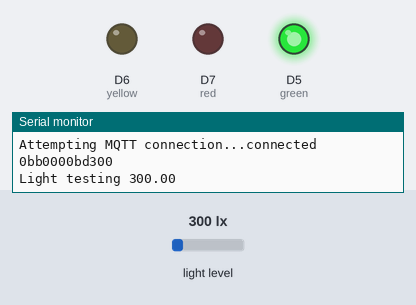
Bench run of a program on a simulated ESP8266 (NodeMCU). On the bench: output pins drawn as LEDs (lit = HIGH), the last lines printed to the serial monitor. The inputs (shaded band) are chosen by the test bench; at power-on: light level 300 lx. WiFi joins after 1.5 s; servers stay silent unless stated; random numbers use the default seed unless the program sets one; no MQTT or app messages arrive unless stated.

Above: at 3.1 s.
3.2 s: light level set to 40 lx
At 4.9 s:
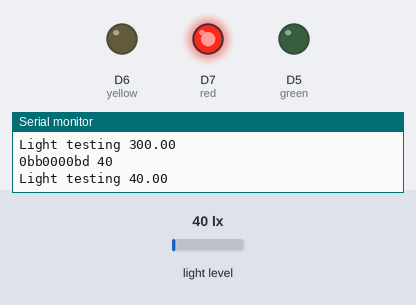
9.2 s: light level set to 89 lx
11.3 s: light level set to 110 lx
At 12.6 s:
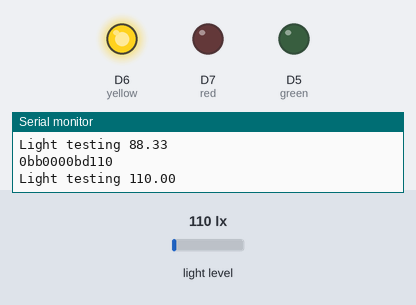
13.6 s: light level set to 500 lx
At 15.4 s:
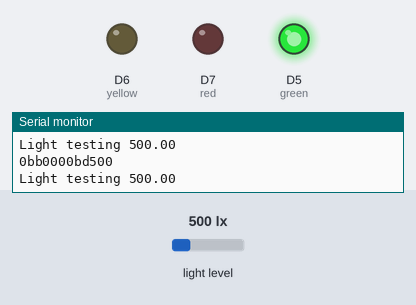
Timing chart, 0 to 16.6 s (numbered marks = the images above; inputs shaded):
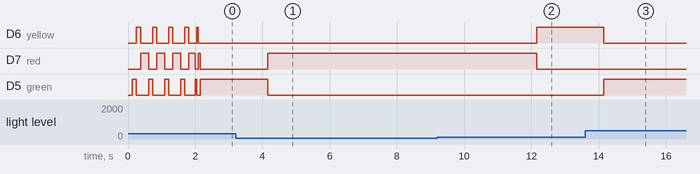

Measured:
- the behaviour switches between 100 and 101 lx on light level (found by bisection; images 1 and 2)
- after the input at 3.2 s, D7 (red): LOW → HIGH after 0.95 s; D5 (green): HIGH → LOW after 0.95 s
- after the input at 11.3 s, D6 (yellow): LOW → HIGH after 0.86 s; D7 (red): HIGH → LOW after 0.86 s
- after the input at 13.6 s, D6 (yellow): HIGH → LOW after 0.56 s; D5 (green): LOW → HIGH after 0.56 s

The program:

main.cpp
```cpp
#include <ESP8266WiFi.h>
#include <PubSubClient.h>
#include <MiscFunc.h>
#include <LightSensor.h>


// connection info
const char* ssid = "Ezhack";
const char* password = "33333333";
const char* mqtt_server = "149.28.177.218"; //turtle - main
//const char* mqtt_server = "149.28.180.60";    //leo - testing
// something
WiFiClient espClient;
PubSubClient client(espClient);

// used in loop()
char data[3];
long lastMsg = 0;
int value = 0;


//------------------------------Func box-------------------------------
//connection func
void setup_wifi(){
delay(10);
  // We start by connecting to a WiFi network
  Serial.println();
  Serial.print("Connecting to ");
  Serial.println(ssid);

  WiFi.begin(ssid, password);

  while (WiFi.status() != WL_CONNECTED) { // if not connected print . every .5s
    delay(120);
    Serial.print(".");

    MiscFunc.LEDLoading(120);
  }

  randomSeed(micros());

  Serial.println("");
  Serial.println("WiFi connected");
  Serial.println("IP address: ");
  Serial.println(WiFi.localIP());
}

// whats callback
void callback(char* topic, byte* payload, unsigned int length){
  Serial.print("Message arrived [");
  Serial.print(topic);
  Serial.print("] ");
  for (int i = 0; i < length; i++) {
    Serial.print((char)payload[i]);
  }
  Serial.println();

  // Switch on the LED if an 1 was received as first character
  if ((char)payload[0] == '1') {
    digitalWrite(BUILTIN_LED, LOW);   // Turn the LED on (Note that LOW is the voltage level
    // but actually the LED is on; this is because
    // it is active low on the ESP-01)
  } else {
    digitalWrite(BUILTIN_LED, HIGH);  // Turn the LED off by making the voltage HIGH
  }
}

//reconenct
void reconnect(){
  // Loop until we're reconnected
  while (!client.connected()) {
    Serial.print("Attempting MQTT connection...");
    // Create a random client ID
    String clientId = "ESP8266Client-";
    clientId += String(random(0xffff), HEX);
    // Attempt to connect
    if (client.connect(clientId.c_str())) {
      Serial.println("connected");
      // Once connected, publish an announcement...
      client.publish("outTopic", "hello world");
      // ... and resubscribe
      client.subscribe("inTopic");
    } else {
      Serial.print("failed, rc=");
      Serial.print(client.state());
      Serial.println(" try again in 5 seconds");
      // Wait 5 seconds before retrying
      delay(5000);
    }
  }
}
// -----------------------------------------------------------------------------

void setup(){

  Serial.begin(9600);

  MiscFunc.LEDInit();
  setup_wifi();


  LightSensor.BHInit();
  client.setServer(mqtt_server, 1883);
  client.setCallback(callback);

}

void loop() {
  if (!client.connected()) {
    reconnect();

    MiscFunc.LEDLoading(50);
  }
  client.loop();

long now = millis();
  if (now - lastMsg > 1000) { // do every 1000 ms
    lastMsg = now;
    ++value;

    LightSensor.BHReadingstoCharArr(data); // dtostrf(lux, 3,0, data);

    char PAYLOAD[12] = "0bb0000bd"; // change this to your own prefix
  //concatenate(Payload, data)    // look at the concatenate() above
    MiscFunc.concatCharArr(PAYLOAD, data); //data is your readings /aaa/
    Serial.println(PAYLOAD); // check serial if your message is correct

    client.publish("b_light_sensor", PAYLOAD);

    MiscFunc.LEDonRange();

  }
}
```

LightSensor.cpp
```cpp
/*

To manage BH1750 Light Sensor Functions and Data Generation

========================================================================*/

#include <Wire.h>
#include <LightSensor.h>
#include <BH1750.h>
#include <HardwareSerial.h>


// ------------------------- Global ---------------------------------

BH1750 BHSensor;
LightSensorClass LightSensor;

// ------------------------- Functions ---------------------------------

void LightSensorClass::BHInit(){
    Wire.begin();
    BHSensor.begin();
}

float LightSensorClass::BHReadings(){
    return  (BHSensor.readLightLevel());
    // dtostrf(data, 3,0, a);
    // return a;
}

void LightSensorClass::BHReadingstoCharArr(char* a){
    float data =  (BHSensor.readLightLevel());
    if(data > 1000){
        dtostrf(999, 3,0, a);
    }
    else{
        dtostrf(data, 3,0, a);
    }
    //return a;
}

void LightSensorClass::BHPayloadReadings(char* a){
    //float readings[5]; // .5 sec
    float PLTotal = 0;
    float PLAverage;

    for(int i = 0; i < 6; i++){
        PLTotal += BHReadings();
        // nice one
        // theres betterways to do this
        Serial.print(BHReadings());
        Serial.print(" added in = ");
        Serial.println(PLTotal);
        delay(100); // .1 sec
    }

    PLAverage = round(PLTotal/5);
    dtostrf(PLAverage, 3,0, a);
    //return a;
    //return 0;
}

void LightSensorClass::Read5(){
    Serial.print(BHReadings());
    delay(100);
    Serial.print(BHReadings());
    delay(100);
    Serial.print(BHReadings());
    delay(100);
    Serial.print(BHReadings());
    delay(100);
    Serial.print(BHReadings());
    delay(100);

}
// ------------------------- End ---------------------------------
```

LightSensor.h
```cpp
/*

To manage BH1750 Light Sensor Functions

========================================================================*/
#ifndef LightSensor_h
#define LightSensor_h

//#include <BH1750.h>
// ------------------------- Class ---------------------------------

class LightSensorClass
{
    public:
    void BHInit();
    float BHReadings();
        // as funct(parameter)
        // char* a == char a[]
        // other context
        // char* a == pointer, char a[] == array ?? hmmm https://www.quora.com/What-is-the-difference-between-char*-and-char

    void BHReadingstoCharArr(char* a);
    void BHPayloadReadings(char* a);
    void Read5();

};

extern LightSensorClass LightSensor;

#endif

// ------------------------- End ---------------------------------
```

MiscFunc.cpp
```cpp
/*  C++ file

To manage Misc String formatting functions

========================================================================*/

#include<Arduino.h>
#include<LightSensor.h>
#include <MiscFunc.h>

// ------------------------- global Declaraions -------------------------
MiscFuncClass MiscFunc;

const int green   = D5;
const int yellow  = D6;
const int red     = D7;


// ------------------------- Functions ---------------------------------
void MiscFuncClass::testFunc(){
     Serial.print("Something Header File");
}

void MiscFuncClass::concatCharArr(char a[], char b[]){ //concat b to a
    int x = 0;
    int y = 0;


    while(a[x] != '\0'){
        x++;
    }
    while(b[y] != '\0'){
        a[x] = b[y];
        x++; y++;
    }
    a[x] = '\0';
}

void MiscFuncClass::LEDInit(){ //init led pins
    pinMode(green,OUTPUT);
    pinMode(yellow,OUTPUT);
    pinMode(red,OUTPUT);
}

void MiscFuncClass::LEDLoading(int time){
    digitalWrite(red,0);
    digitalWrite(green,1);
    delay(time);
    digitalWrite(green,0);
    digitalWrite(yellow,1);
    delay(time);
    digitalWrite(yellow,0);
    digitalWrite(red,1);
    delay(time);
}


// could pass the OBJ as a param instead of importing the Light Lib
void MiscFuncClass::LEDonRange() // led on if value is
{
      if(LightSensor.BHReadings() > 250){
      digitalWrite(red,0);
      digitalWrite(yellow,0);
      digitalWrite(green,1);
    } else if(LightSensor.BHReadings() > 100 && LightSensor.BHReadings() < 250){
      digitalWrite(red,0);
      digitalWrite(yellow,1);
      digitalWrite(green,0);
    } else{
      digitalWrite(red,1);
      digitalWrite(yellow,0);
      digitalWrite(green,0);
    }

    Serial.print("Light testing ");
    Serial.println(LightSensor.BHReadings());
}


// ------------------------- End ---------------------------------
```

MiscFunc.h
```cpp
/*  Header File

To manage Misc String formatting functions

========================================================================*/
#ifndef MiscFunc_h
#define MiscFunc_h


// ------------------------- Class ---------------------------------
class MiscFuncClass{


    public:
    void testFunc(); //testing
    void concatCharArr(char a[], char b[]);
    void LEDInit();
    void LEDLoading(int time);
    void LEDonRange();

};

extern MiscFuncClass MiscFunc;

#endif

// ------------------------- End ---------------------------------
```

WifiConnection.cpp
```cpp
// /*========================================================================

// To manage Wifi Functions of Esp8266

// ========================================================================*/

// #include <WifiConnection.h>
// #include <Arduino.h>
// #include <ESP8266WiFi.h>
// #include <PubSubClient.h>

// #include <MiscFunc.h>

// // ------------------------- global Declaraions -------------------------

// WifiConnectionClass WifiConnection;

// // connection info
// const char* ssid = "Ezhack";
// const char* password = "33333333";
// const char* mqtt_server = "149.28.177.218"; //turtle - main
// //const char* mqtt_server = "149.28.180.60";    //leo - testing
// // something
// WiFiClient espClient;
// PubSubClient client(espClient);

// // ------------------------- Functions ---------------------------------


// //connection func
// void WifiConnection::setup_wifi(){
// delay(10);
//   // We start by connecting to a WiFi network
//   Serial.println();
//   Serial.print("Connecting to ");
//   Serial.println(ssid);

//   WiFi.begin(ssid, password);

//   while (WiFi.status() != WL_CONNECTED) { // if not connected print . every .5s
//     delay(120);
//     Serial.print(".");

//     MiscFunc.LEDLoading(120);
//   }

//   randomSeed(micros());

//   Serial.println("");
//   Serial.println("WiFi connected");
//   Serial.println("IP address: ");
//   Serial.println(WiFi.localIP());
// }

// // whats callback
// void WifiConnection::callback(char* topic, byte* payload, unsigned int length){
//   Serial.print("Message arrived [");
//   Serial.print(topic);
//   Serial.print("] ");
//   for (int i = 0; i < length; i++) {
//     Serial.print((char)payload[i]);
//   }
//   Serial.println();

//   // Switch on the LED if an 1 was received as first character
//   if ((char)payload[0] == '1') {
//     digitalWrite(BUILTIN_LED, LOW);   // Turn the LED on (Note that LOW is the voltage level
//     // but actually the LED is on; this is because
//     // it is active low on the ESP-01)
//   } else {
//     digitalWrite(BUILTIN_LED, HIGH);  // Turn the LED off by making the voltage HIGH
//   }
// }

// //reconenct
// void WifiConnection::reconnect(){
//   // Loop until we're reconnected
//   while (!client.connected()) {
//     Serial.print("Attempting MQTT connection...");
//     // Create a random client ID
//     String clientId = "ESP8266Client-";
//     clientId += String(random(0xffff), HEX);
//     // Attempt to connect
//     if (client.connect(clientId.c_str())) {
//       Serial.println("connected");
//       // Once connected, publish an announcement...
//       client.publish("outTopic", "hello world");
//       // ... and resubscribe
//       client.subscribe("inTopic");
//     } else {
//       Serial.print("failed, rc=");
//       Serial.print(client.state());
//       Serial.println(" try again in 5 seconds");
//       // Wait 5 seconds before retrying
//       delay(5000);
//     }
//   }
// }


// // ------------------------- End ---------------------------------
```
